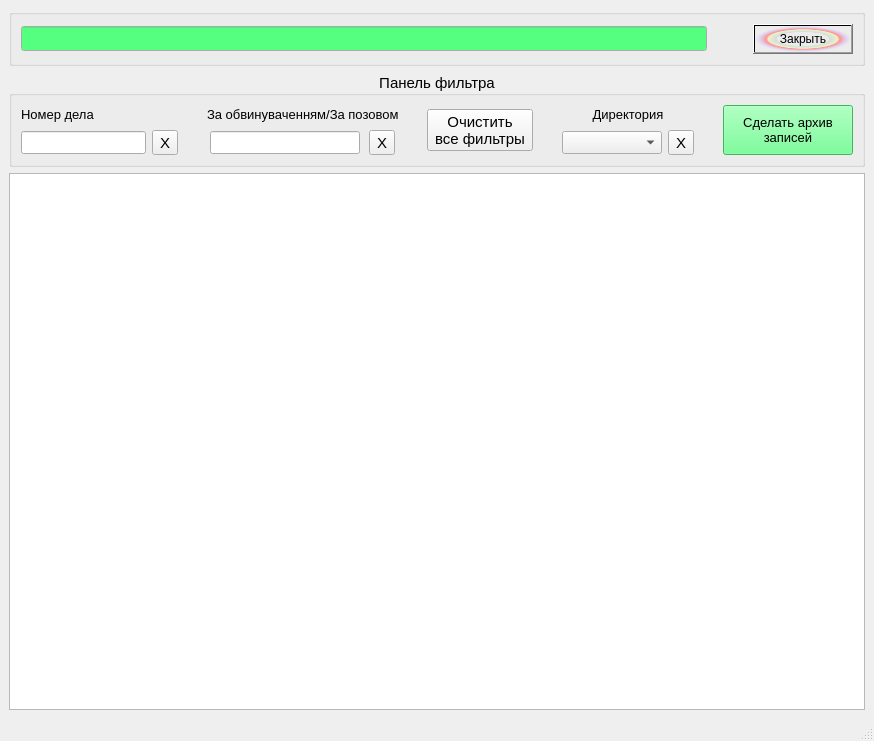
<?xml version="1.0" encoding="UTF-8"?>
<ui version="4.0">
 <class>MainWindow</class>
 <widget class="QMainWindow" name="MainWindow">
  <property name="geometry">
   <rect>
    <x>0</x>
    <y>0</y>
    <width>874</width>
    <height>741</height>
   </rect>
  </property>
  <property name="windowTitle">
   <string>Запись в zip-архив дел звукозаписывающей программы Camertone</string>
  </property>
  <widget class="QWidget" name="centralwidget">
   <layout class="QGridLayout" name="gridLayout">
    <item row="0" column="0">
     <widget class="QGroupBox" name="groupBox_3">
      <layout class="QHBoxLayout" name="horizontalLayout">
       <item>
        <widget class="QLineEdit" name="selectDir_LE">
         <property name="minimumSize">
          <size>
           <width>0</width>
           <height>25</height>
          </size>
         </property>
         <property name="palette">
          <palette>
           <active>
            <colorrole role="Base">
             <brush brushstyle="SolidPattern">
              <color alpha="255">
               <red>85</red>
               <green>255</green>
               <blue>127</blue>
              </color>
             </brush>
            </colorrole>
           </active>
           <inactive>
            <colorrole role="Base">
             <brush brushstyle="SolidPattern">
              <color alpha="255">
               <red>85</red>
               <green>255</green>
               <blue>127</blue>
              </color>
             </brush>
            </colorrole>
           </inactive>
           <disabled>
            <colorrole role="Base">
             <brush brushstyle="SolidPattern">
              <color alpha="255">
               <red>240</red>
               <green>240</green>
               <blue>240</blue>
              </color>
             </brush>
            </colorrole>
           </disabled>
          </palette>
         </property>
         <property name="font">
          <font>
           <pointsize>9</pointsize>
          </font>
         </property>
         <property name="readOnly">
          <bool>true</bool>
         </property>
        </widget>
       </item>
       <item>
        <spacer name="horizontalSpacer">
         <property name="orientation">
          <enum>Qt::Horizontal</enum>
         </property>
         <property name="sizeType">
          <enum>QSizePolicy::Minimum</enum>
         </property>
         <property name="sizeHint" stdset="0">
          <size>
           <width>40</width>
           <height>20</height>
          </size>
         </property>
        </spacer>
       </item>
       <item>
        <widget class="QPushButton" name="pb_Close">
         <property name="minimumSize">
          <size>
           <width>100</width>
           <height>30</height>
          </size>
         </property>
         <property name="maximumSize">
          <size>
           <width>100</width>
           <height>16777215</height>
          </size>
         </property>
         <property name="styleSheet">
          <string notr="true">background-color: qradialgradient(spread:pad, cx:0.5, cy:0.5, radius:0.5, fx:0.5, fy:0.5, stop:0 rgba(0, 0, 0, 0), stop:0.52 rgba(0, 0, 0, 0), stop:0.565 rgba(82, 121, 76, 33), stop:0.65 rgba(159, 235, 148, 64), stop:0.721925 rgba(255, 238, 150, 129), stop:0.77 rgba(255, 128, 128, 204), stop:0.89 rgba(191, 128, 255, 64), stop:1 rgba(0, 0, 0, 0));</string>
         </property>
         <property name="text">
          <string>Закрыть</string>
         </property>
        </widget>
       </item>
      </layout>
     </widget>
    </item>
    <item row="1" column="0">
     <layout class="QVBoxLayout" name="verticalLayout_dir"/>
    </item>
    <item row="2" column="0">
     <widget class="QGroupBox" name="groupBox">
      <property name="font">
       <font>
        <pointsize>11</pointsize>
       </font>
      </property>
      <property name="title">
       <string>Панель фильтра</string>
      </property>
      <property name="alignment">
       <set>Qt::AlignCenter</set>
      </property>
      <layout class="QHBoxLayout" name="horizontalLayout_7">
       <item>
        <layout class="QVBoxLayout" name="verticalLayout_3">
         <item>
          <widget class="QLabel" name="label">
           <property name="font">
            <font>
             <pointsize>10</pointsize>
            </font>
           </property>
           <property name="text">
            <string>Номер дела</string>
           </property>
          </widget>
         </item>
         <item>
          <layout class="QHBoxLayout" name="horizontalLayout_3">
           <item>
            <widget class="QLineEdit" name="filter1_LE">
             <property name="sizePolicy">
              <sizepolicy hsizetype="Minimum" vsizetype="Fixed">
               <horstretch>0</horstretch>
               <verstretch>0</verstretch>
              </sizepolicy>
             </property>
             <property name="maximumSize">
              <size>
               <width>150</width>
               <height>16777215</height>
              </size>
             </property>
             <property name="font">
              <font>
               <pointsize>10</pointsize>
              </font>
             </property>
            </widget>
           </item>
           <item>
            <widget class="QToolButton" name="filterClear1_TB">
             <property name="toolTip">
              <string>Очитить фильтр</string>
             </property>
             <property name="text">
              <string>X</string>
             </property>
            </widget>
           </item>
          </layout>
         </item>
        </layout>
       </item>
       <item>
        <spacer name="horizontalSpacer_2">
         <property name="orientation">
          <enum>Qt::Horizontal</enum>
         </property>
         <property name="sizeHint" stdset="0">
          <size>
           <width>40</width>
           <height>20</height>
          </size>
         </property>
        </spacer>
       </item>
       <item>
        <layout class="QVBoxLayout" name="verticalLayout_6">
         <item>
          <widget class="QLabel" name="label_3">
           <property name="font">
            <font>
             <pointsize>10</pointsize>
            </font>
           </property>
           <property name="text">
            <string>За обвинуваченням/За позовом</string>
           </property>
          </widget>
         </item>
         <item>
          <layout class="QHBoxLayout" name="horizontalLayout_8">
           <item>
            <widget class="QLineEdit" name="filter2_LE">
             <property name="sizePolicy">
              <sizepolicy hsizetype="Minimum" vsizetype="Fixed">
               <horstretch>0</horstretch>
               <verstretch>0</verstretch>
              </sizepolicy>
             </property>
             <property name="maximumSize">
              <size>
               <width>150</width>
               <height>16777215</height>
              </size>
             </property>
             <property name="font">
              <font>
               <pointsize>10</pointsize>
              </font>
             </property>
            </widget>
           </item>
           <item>
            <widget class="QToolButton" name="filterClear2_TB">
             <property name="toolTip">
              <string>Очитить фильтр</string>
             </property>
             <property name="text">
              <string>X</string>
             </property>
            </widget>
           </item>
          </layout>
         </item>
        </layout>
       </item>
       <item>
        <spacer name="horizontalSpacer_4">
         <property name="orientation">
          <enum>Qt::Horizontal</enum>
         </property>
         <property name="sizeHint" stdset="0">
          <size>
           <width>40</width>
           <height>20</height>
          </size>
         </property>
        </spacer>
       </item>
       <item>
        <widget class="QToolButton" name="filterClearAll_TB">
         <property name="toolTip">
          <string>Очитить фильтр</string>
         </property>
         <property name="text">
          <string>Очистить
все фильтры</string>
         </property>
        </widget>
       </item>
       <item>
        <spacer name="horizontalSpacer_6">
         <property name="orientation">
          <enum>Qt::Horizontal</enum>
         </property>
         <property name="sizeHint" stdset="0">
          <size>
           <width>40</width>
           <height>20</height>
          </size>
         </property>
        </spacer>
       </item>
       <item>
        <layout class="QVBoxLayout" name="verticalLayout_7">
         <item>
          <widget class="QLabel" name="label_4">
           <property name="font">
            <font>
             <pointsize>10</pointsize>
            </font>
           </property>
           <property name="text">
            <string>Директория</string>
           </property>
           <property name="alignment">
            <set>Qt::AlignCenter</set>
           </property>
          </widget>
         </item>
         <item>
          <layout class="QHBoxLayout" name="horizontalLayout_9">
           <item>
            <widget class="QComboBox" name="filter3_CB">
             <property name="sizePolicy">
              <sizepolicy hsizetype="MinimumExpanding" vsizetype="Fixed">
               <horstretch>0</horstretch>
               <verstretch>0</verstretch>
              </sizepolicy>
             </property>
             <property name="minimumSize">
              <size>
               <width>100</width>
               <height>22</height>
              </size>
             </property>
             <property name="font">
              <font>
               <pointsize>10</pointsize>
              </font>
             </property>
            </widget>
           </item>
           <item>
            <widget class="QToolButton" name="filterClear3_TB">
             <property name="toolTip">
              <string>Очитить фильтр</string>
             </property>
             <property name="text">
              <string>X</string>
             </property>
            </widget>
           </item>
          </layout>
         </item>
        </layout>
       </item>
       <item>
        <spacer name="horizontalSpacer_5">
         <property name="orientation">
          <enum>Qt::Horizontal</enum>
         </property>
         <property name="sizeHint" stdset="0">
          <size>
           <width>40</width>
           <height>20</height>
          </size>
         </property>
        </spacer>
       </item>
       <item>
        <widget class="QPushButton" name="createArhiv_PB">
         <property name="minimumSize">
          <size>
           <width>130</width>
           <height>50</height>
          </size>
         </property>
         <property name="font">
          <font>
           <pointsize>10</pointsize>
          </font>
         </property>
         <property name="styleSheet">
          <string notr="true">background-color: rgb(85, 255, 127);</string>
         </property>
         <property name="text">
          <string>Сделать архив
записей</string>
         </property>
        </widget>
       </item>
      </layout>
     </widget>
    </item>
    <item row="3" column="0">
     <widget class="QTableView" name="tableView">
      <property name="selectionBehavior">
       <enum>QAbstractItemView::SelectRows</enum>
      </property>
      <property name="gridStyle">
       <enum>Qt::DashLine</enum>
      </property>
      <property name="sortingEnabled">
       <bool>true</bool>
      </property>
     </widget>
    </item>
   </layout>
   <zorder>groupBox</zorder>
   <zorder>tableView</zorder>
   <zorder>groupBox_3</zorder>
  </widget>
  <widget class="QStatusBar" name="statusbar"/>
 </widget>
 <resources/>
 <connections>
  <connection>
   <sender>pb_Close</sender>
   <signal>clicked()</signal>
   <receiver>MainWindow</receiver>
   <slot>close()</slot>
   <hints>
    <hint type="sourcelabel">
     <x>311</x>
     <y>277</y>
    </hint>
    <hint type="destinationlabel">
     <x>404</x>
     <y>285</y>
    </hint>
   </hints>
  </connection>
 </connections>
</ui>
